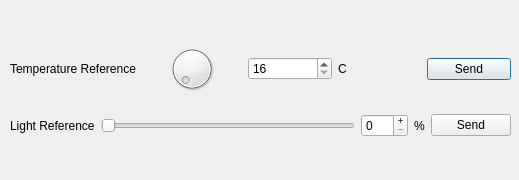
<?xml version="1.0" encoding="UTF-8"?>
<ui version="4.0">
 <class>WriteWindow</class>
 <widget class="QDialog" name="WriteWindow">
  <property name="geometry">
   <rect>
    <x>0</x>
    <y>0</y>
    <width>519</width>
    <height>180</height>
   </rect>
  </property>
  <property name="windowTitle">
   <string>Send Reference Window[Room1]</string>
  </property>
  <widget class="QWidget" name="layoutWidget">
   <property name="geometry">
    <rect>
     <x>10</x>
     <y>30</y>
     <width>501</width>
     <height>121</height>
    </rect>
   </property>
   <layout class="QVBoxLayout" name="verticalLayout">
    <item>
     <layout class="QHBoxLayout" name="horizontalLayout">
      <item>
       <widget class="QLabel" name="label_temp">
        <property name="text">
         <string>Temperature Reference</string>
        </property>
       </widget>
      </item>
      <item>
       <widget class="QDial" name="dial_temp">
        <property name="minimum">
         <number>16</number>
        </property>
        <property name="maximum">
         <number>30</number>
        </property>
       </widget>
      </item>
      <item>
       <widget class="QSpinBox" name="spinBox_temp">
        <property name="minimum">
         <number>16</number>
        </property>
        <property name="maximum">
         <number>30</number>
        </property>
       </widget>
      </item>
      <item>
       <widget class="QLabel" name="label_celsuis">
        <property name="minimumSize">
         <size>
          <width>0</width>
          <height>0</height>
         </size>
        </property>
        <property name="text">
         <string>C</string>
        </property>
       </widget>
      </item>
      <item>
       <widget class="QPushButton" name="pushButton_send_temp">
        <property name="text">
         <string>Send</string>
        </property>
       </widget>
      </item>
     </layout>
    </item>
    <item>
     <layout class="QHBoxLayout" name="horizontalLayout_2">
      <item>
       <widget class="QLabel" name="label_light">
        <property name="text">
         <string>Light Reference</string>
        </property>
       </widget>
      </item>
      <item>
       <widget class="QSlider" name="horizontalSlider_light">
        <property name="maximum">
         <number>100</number>
        </property>
        <property name="orientation">
         <enum>Qt::Horizontal</enum>
        </property>
       </widget>
      </item>
      <item>
       <widget class="QSpinBox" name="spinBox_light">
        <property name="buttonSymbols">
         <enum>QAbstractSpinBox::PlusMinus</enum>
        </property>
        <property name="maximum">
         <number>100</number>
        </property>
       </widget>
      </item>
      <item>
       <widget class="QLabel" name="label_percentage">
        <property name="text">
         <string>%</string>
        </property>
       </widget>
      </item>
      <item>
       <widget class="QPushButton" name="pushButton_send_light">
        <property name="text">
         <string>Send</string>
        </property>
       </widget>
      </item>
     </layout>
    </item>
   </layout>
  </widget>
 </widget>
 <resources/>
 <connections/>
</ui>
